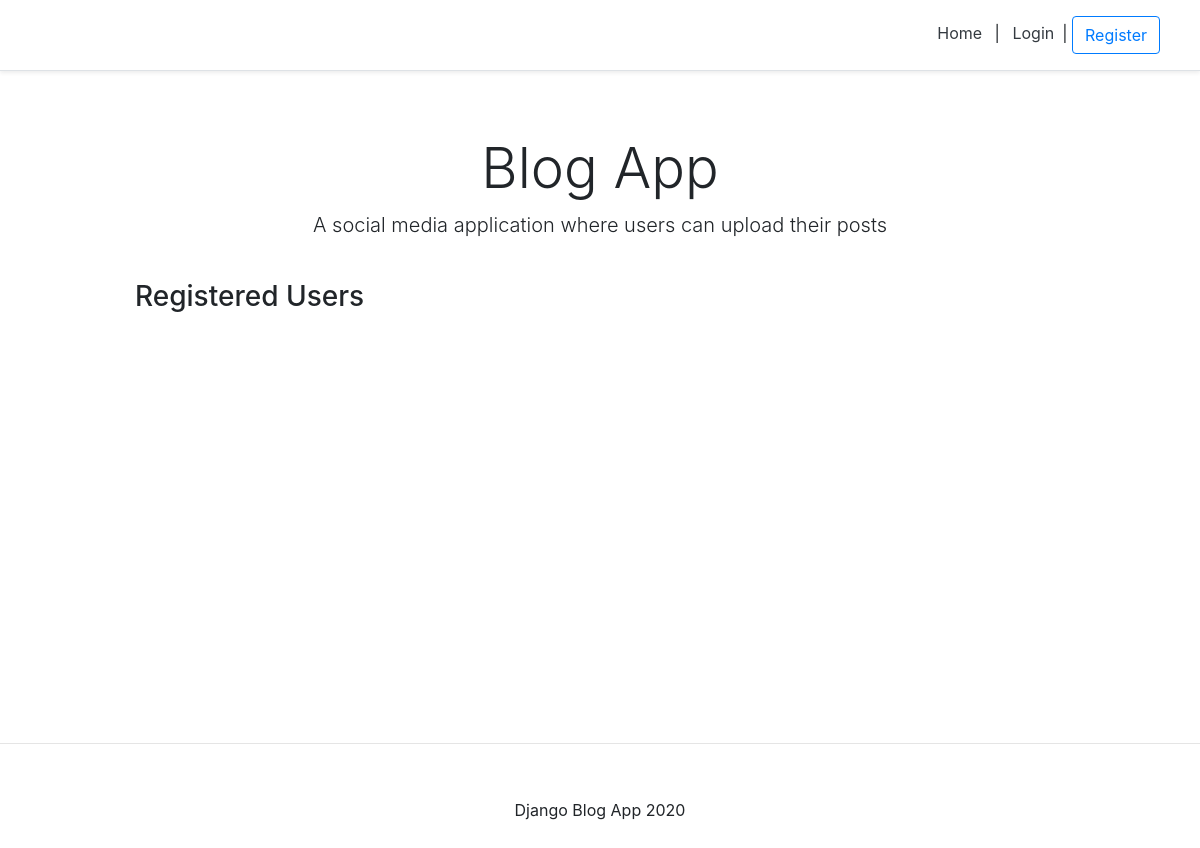
The app's page /, older data.
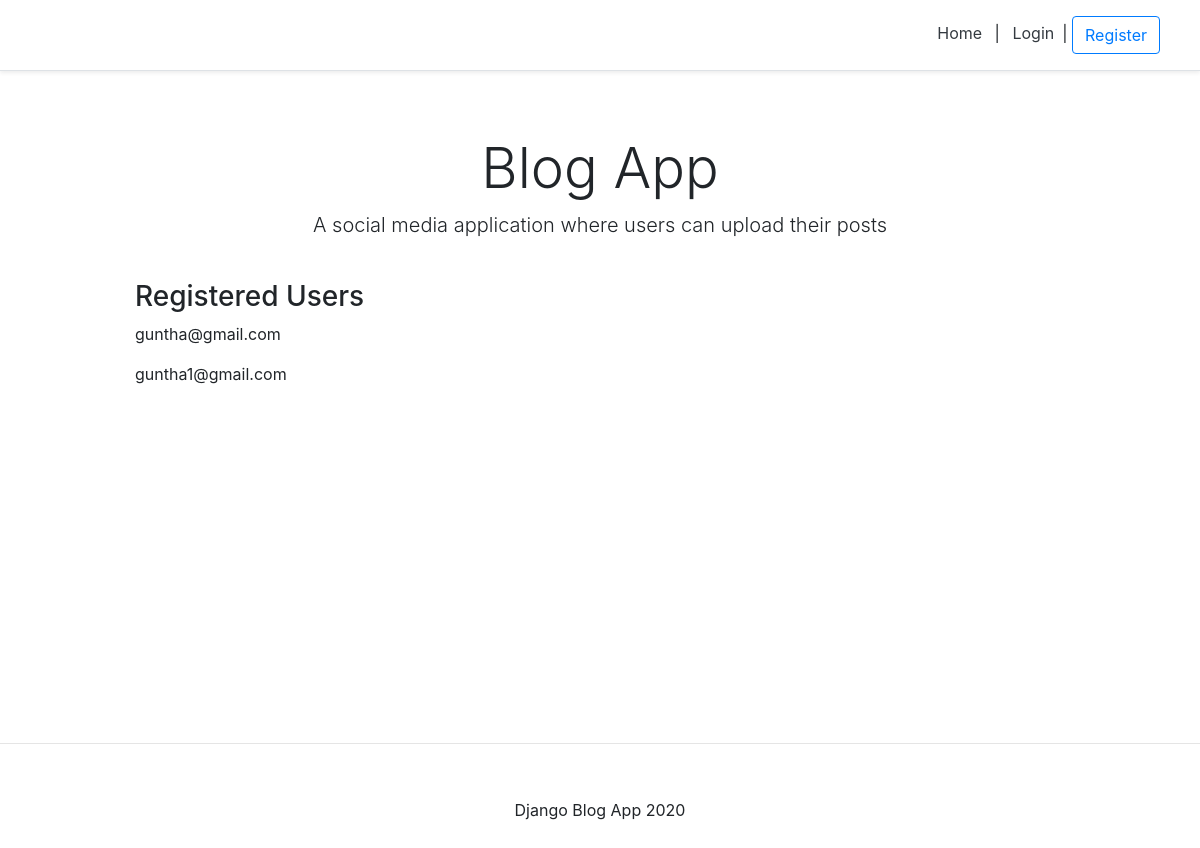
The same page, newer data.
### account/models.py (models this page shows, shortened)
class Account(AbstractBaseUser):
    email                          =models.EmailField(verbose_name="email",max_length=60, unique=True)
    username                       =models.CharField(max_length=30, unique=True)
    date_joined                    =models.DateField(verbose_name="date joined",auto_now_add=True)
    last_login                     =models.DateField(verbose_name="last login", auto_now=True)
    is_admin                       =models.BooleanField(default=False)
    is_active                      =models.BooleanField(default=True)
    is_staff                       =models.BooleanField(default=False)
    is_superuser                   =models.BooleanField(default=False)
    USERNAME_FIELD ='email'
    REQUIRED_FIELDS= ['username',]
    objects=MyAccountManager()
    def __str__(self):
        return self.email

### personal/views.py (the view)
# urls.py: path('', home_screen_view, name="home"),
def home_screen_view(request):
    context = {}
    accounts = Account.objects.all()
    context['accounts'] = accounts
    return render(request, "personal/home.html", context)

### personal/templates/personal/home.html
{% extends 'base.html' %}
{% block content %}
<div class="pricing-header px-3 py-3 pt-md-5 pb-md-4 mx-auto text-center">
    <h1 class="display-4">Blog App</h1>
    <p class="lead">
        A social media application where users can upload their posts
    </p>
</div>
<div class="container">
    <div class="d-flex flex-column">
        <h3>Registered Users</h3>
        {% for account in accounts %}
            <p>{{account}}</p>
        {% endfor %}
    </div>
</div>
{% endblock content %}

Row changes from the older to the newer data that the page shows:
added Account: email "guntha@gmail.com"
added Account: email "guntha1@gmail.com"
